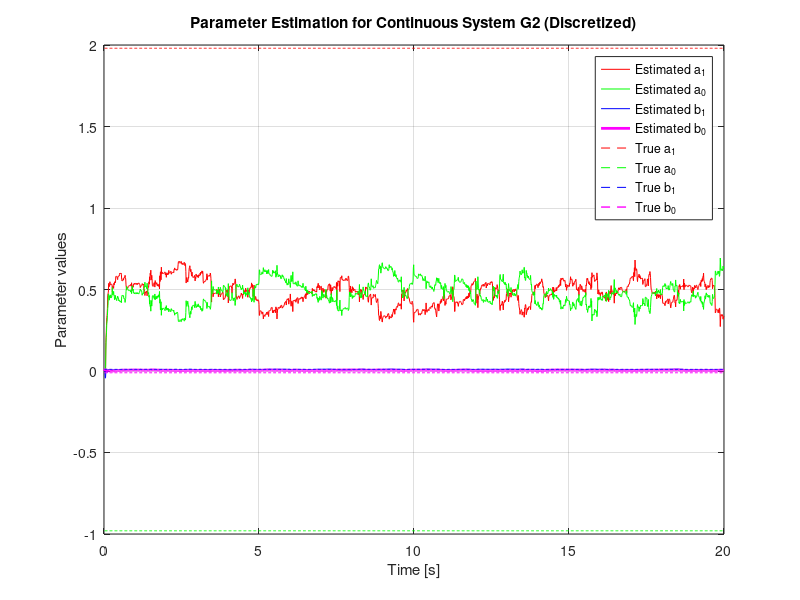
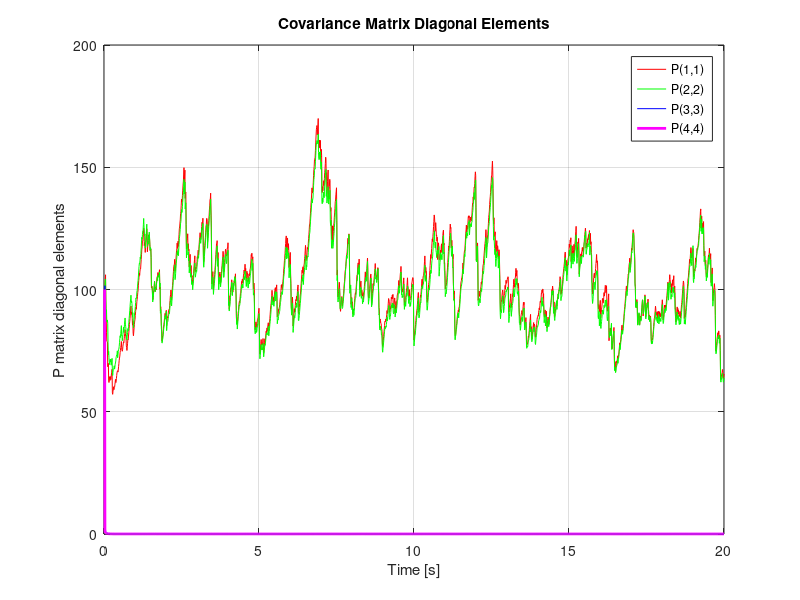
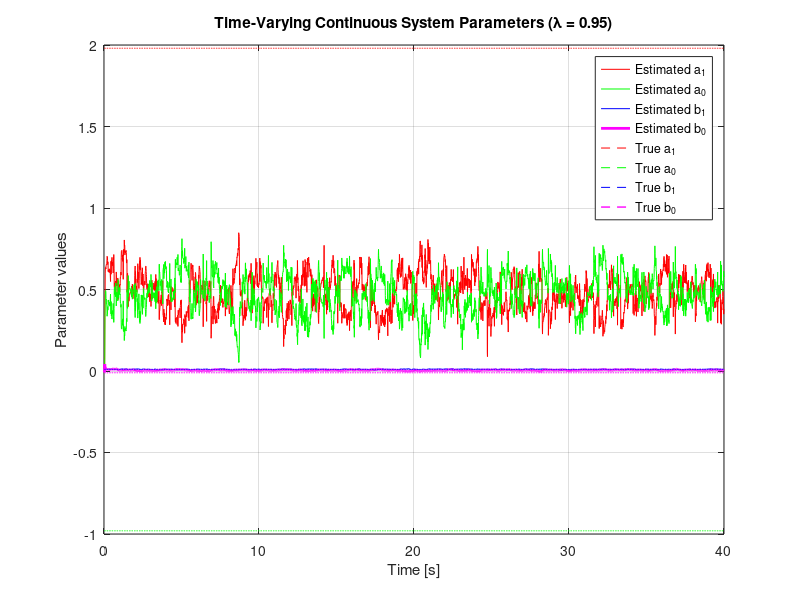
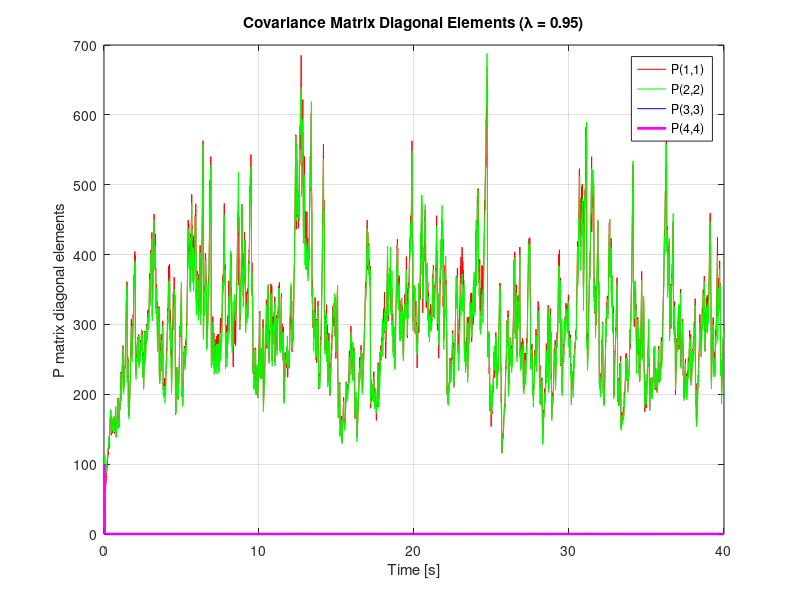

The MATLAB script that drew these images, in order:
% Online identification of continuous system G2
% G2(s) = (s + 1)/(s^2 + 2s + 3)

clear all;
close all;
clc;

% Simulation parameters
T = 0.01;     % Sample time (smaller for continuous system)
t_end = 20;   % Simulation end time
t = 0:T:t_end;
N = length(t);

% Create continuous system using transfer function
num = [1 1];
den = [1 2 3];
sys_cont = tf(num, den);

% Convert to discrete time system for simulation
sys_disc = c2d(sys_cont, T, 'zoh');
[num_d, den_d] = tfdata(sys_disc, 'v');

% Extract discrete parameters
a1_disc = -den_d(2);
a0_disc = -den_d(3);
b1_disc = num_d(2);
b0_disc = num_d(3);

% Display discrete parameters
fprintf('Continuous System G2 - Discrete equivalent parameters:\n');
fprintf('a1 = %.6f\n', a1_disc);
fprintf('a0 = %.6f\n', a0_disc);
fprintf('b1 = %.6f\n', b1_disc);
fprintf('b0 = %.6f\n\n', b0_disc);

% Input signal - white noise for better excitation
u = randn(N,1);

% Output signal initialization
y = zeros(N,1);

% Generate output data
for k = 3:N
    y(k) = a1_disc*y(k-1) + a0_disc*y(k-2) + b1_disc*u(k-1) + b0_disc*u(k-2);
end

% Add output noise
noise_level = 0.01;
y_noisy = y + noise_level*randn(N,1);

% RLS algorithm for continuous system identification
% Initial parameter estimates
theta = zeros(N-2, 4);   % [a1, a0, b1, b0]
theta(1,:) = [0, 0, 0, 0];

% Initial covariance matrix
P = zeros(4, 4, N-2);
P(:,:,1) = 100*eye(4);

% Forgetting factor
lambda = 0.98;

% Estimation loop
for k = 2:N-2
    % Regressor vector
    phi = [y_noisy(k+1); y_noisy(k); u(k+1); u(k)];
    
    % Prediction error
    epsilon = y_noisy(k+2) - phi' * theta(k-1,:)';
    
    % Gain calculation
    K = P(:,:,k-1) * phi / (lambda + phi' * P(:,:,k-1) * phi);
    
    % Parameter update
    theta(k,:) = theta(k-1,:) + (K * epsilon)';
    
    % Covariance matrix update
    P(:,:,k) = (P(:,:,k-1) - K * phi' * P(:,:,k-1)) / lambda;
end

% Display final parameter estimates
fprintf('Continuous System G2 - Fixed Parameters Results (λ = %.2f):\n', lambda);
fprintf('True parameters: a1=%.6f, a0=%.6f, b1=%.6f, b0=%.6f\n', a1_disc, a0_disc, b1_disc, b0_disc);
fprintf('Final estimated parameters: a1=%.6f, a0=%.6f, b1=%.6f, b0=%.6f\n', theta(end,1), theta(end,2), theta(end,3), theta(end,4));
fprintf('Parameter estimation errors: a1=%.6f, a0=%.6f, b1=%.6f, b0=%.6f\n\n', ...
    abs(a1_disc-theta(end,1)), abs(a0_disc-theta(end,2)), abs(b1_disc-theta(end,3)), abs(b0_disc-theta(end,4)));

% Plot results
figure(1)
plot(t(3:N), theta(:,1), 'r-', t(3:N), theta(:,2), 'g-', ...
     t(3:N), theta(:,3), 'b-', t(3:N), theta(:,4), 'm-', 'LineWidth', 2);
hold on;
plot(t(3:N), a1_disc*ones(size(t(3:N))), 'r--', ...
     t(3:N), a0_disc*ones(size(t(3:N))), 'g--', ...
     t(3:N), b1_disc*ones(size(t(3:N))), 'b--', ...
     t(3:N), b0_disc*ones(size(t(3:N))), 'm--', 'LineWidth', 1);
hold off;
xlabel('Time [s]');
ylabel('Parameter values');
legend('Estimated a_1', 'Estimated a_0', 'Estimated b_1', 'Estimated b_0', ...
       'True a_1', 'True a_0', 'True b_1', 'True b_0');
title('Parameter Estimation for Continuous System G2 (Discretized)');
grid on;
saveas(gcf, 'G2_parameter_estimation.png');

% Plot diagonal elements of P matrix
figure(2)
plot(t(3:N), squeeze(P(1,1,:)), 'r-', ...
     t(3:N), squeeze(P(2,2,:)), 'g-', ...
     t(3:N), squeeze(P(3,3,:)), 'b-', ...
     t(3:N), squeeze(P(4,4,:)), 'm-', 'LineWidth', 2);
xlabel('Time [s]');
ylabel('P matrix diagonal elements');
legend('P(1,1)', 'P(2,2)', 'P(3,3)', 'P(4,4)');
title('Covariance Matrix Diagonal Elements');
grid on;
saveas(gcf, 'G2_covariance_matrix.png');

%% Time-varying parameters for continuous system
% Reset
clear all;
close all;

% Simulation parameters
T = 0.01;
t_end = 40;
t = 0:T:t_end;
N = length(t);

% Initial continuous system 
num1 = [1 1];
den1 = [1 2 3];
sys_cont1 = tf(num1, den1);
sys_disc1 = c2d(sys_cont1, T, 'zoh');
[num_d1, den_d1] = tfdata(sys_disc1, 'v');

% System after parameter change
num2 = [1 2];  % Changing numerator coefficient from 1 to 2
den2 = [1 2 3];
sys_cont2 = tf(num2, den2);
sys_disc2 = c2d(sys_cont2, T, 'zoh');
[num_d2, den_d2] = tfdata(sys_disc2, 'v');

% Initialize parameters arrays
a1 = zeros(N,1);
a0 = zeros(N,1);
b1 = zeros(N,1);
b0 = zeros(N,1);

% Fill parameters
change_time = 20;
change_index = find(t >= change_time, 1);

% First system parameters
a1(1:change_index-1) = -den_d1(2);
a0(1:change_index-1) = -den_d1(3);
b1(1:change_index-1) = num_d1(2);
b0(1:change_index-1) = num_d1(3);

% Second system parameters
a1(change_index:end) = -den_d2(2);
a0(change_index:end) = -den_d2(3);
b1(change_index:end) = num_d2(2);
b0(change_index:end) = num_d2(3);

% Display the change in parameters
fprintf('Time-Varying Continuous System G2:\n');
fprintf('System parameters before t = %.1f seconds:\n', change_time);
fprintf('a1 = %.6f, a0 = %.6f, b1 = %.6f, b0 = %.6f\n', a1(1), a0(1), b1(1), b0(1));
fprintf('System parameters after t = %.1f seconds:\n', change_time);
fprintf('a1 = %.6f, a0 = %.6f, b1 = %.6f, b0 = %.6f\n\n', a1(end), a0(end), b1(end), b0(end));

% Input signal - white noise
u = randn(N,1);

% Output signal initialization
y = zeros(N,1);

% Generate output data with time-varying parameters
for k = 3:N
    y(k) = a1(k)*y(k-1) + a0(k)*y(k-2) + b1(k)*u(k-1) + b0(k)*u(k-2);
end

% Add noise
noise_level = 0.01;
y_noisy = y + noise_level*randn(N,1);

% RLS algorithm with forgetting factor
theta = zeros(N-2, 4);
theta(1,:) = [0, 0, 0, 0];

P = zeros(4, 4, N-2);
P(:,:,1) = 100*eye(4);

% Test different forgetting factors
lambda = 0.95;

for k = 2:N-2
    phi = [y_noisy(k+1); y_noisy(k); u(k+1); u(k)];
    epsilon = y_noisy(k+2) - phi' * theta(k-1,:)';
    K = P(:,:,k-1) * phi / (lambda + phi' * P(:,:,k-1) * phi);
    theta(k,:) = theta(k-1,:) + (K * epsilon)';
    P(:,:,k) = (P(:,:,k-1) - K * phi' * P(:,:,k-1)) / lambda;
end

% Display results for time-varying system
fprintf('Time-Varying System Results (λ = %.2f):\n', lambda);
fprintf('Final true parameters: a1=%.6f, a0=%.6f, b1=%.6f, b0=%.6f\n', a1(end), a0(end), b1(end), b0(end));
fprintf('Final estimated parameters: a1=%.6f, a0=%.6f, b1=%.6f, b0=%.6f\n', theta(end,1), theta(end,2), theta(end,3), theta(end,4));
fprintf('Parameter estimation errors: a1=%.6f, a0=%.6f, b1=%.6f, b0=%.6f\n\n', ...
    abs(a1(end)-theta(end,1)), abs(a0(end)-theta(end,2)), abs(b1(end)-theta(end,3)), abs(b0(end)-theta(end,4)));

% Plot results for time-varying continuous system
figure(3)
plot(t(3:N), theta(:,1), 'r-', t(3:N), theta(:,2), 'g-', ...
     t(3:N), theta(:,3), 'b-', t(3:N), theta(:,4), 'm-', 'LineWidth', 2);
hold on;
plot(t(3:N), a1(3:N), 'r--', t(3:N), a0(3:N), 'g--', ...
     t(3:N), b1(3:N), 'b--', t(3:N), b0(3:N), 'm--', 'LineWidth', 1);
hold off;
xlabel('Time [s]');
ylabel('Parameter values');
legend('Estimated a_1', 'Estimated a_0', 'Estimated b_1', 'Estimated b_0', ...
       'True a_1', 'True a_0', 'True b_1', 'True b_0');
title(['Time-Varying Continuous System Parameters (λ = ', num2str(lambda), ')']);
grid on;
saveas(gcf, sprintf('G2_time_varying_lambda_%.2f.png', lambda));

% Plot diagonal elements of P matrix
figure(4)
plot(t(3:N), squeeze(P(1,1,:)), 'r-', ...
     t(3:N), squeeze(P(2,2,:)), 'g-', ...
     t(3:N), squeeze(P(3,3,:)), 'b-', ...
     t(3:N), squeeze(P(4,4,:)), 'm-', 'LineWidth', 2);
xlabel('Time [s]');
ylabel('P matrix diagonal elements');
legend('P(1,1)', 'P(2,2)', 'P(3,3)', 'P(4,4)');
title(['Covariance Matrix Diagonal Elements (λ = ', num2str(lambda), ')']);
grid on;
saveas(gcf, sprintf('G2_time_varying_covariance_lambda_%.2f.png', lambda));

% Compare different forgetting factors
lambdas = [0.90, 0.95, 0.98];
figure(5);
hold on;

for i = 1:length(lambdas)
    lambda = lambdas(i);
    
    % Reset and recalculate with this lambda
    theta_lambda = zeros(N-2, 4);
    theta_lambda(1,:) = [0, 0, 0, 0];
    
    P_lambda = zeros(4, 4, N-2);
    P_lambda(:,:,1) = 100*eye(4);
    
    for k = 2:N-2
        phi = [y_noisy(k+1); y_noisy(k); u(k+1); u(k)];
        epsilon = y_noisy(k+2) - phi' * theta_lambda(k-1,:)';
        K = P_lambda(:,:,k-1) * phi / (lambda + phi' * P_lambda(:,:,k-1) * phi);
        theta_lambda(k,:) = theta_lambda(k-1,:) + (K * epsilon)';
        P_lambda(:,:,k) = (P_lambda(:,:,k-1) - K * phi' * P_lambda(:,:,k-1)) / lambda;
    end
    
    % Only plot b1 as it changes at t=20
    plot(t(3:N), theta_lambda(:,3), 'LineWidth', 2);
    
    % Print results for this lambda
    fprintf('Results for λ = %.2f:\n', lambda);
    fprintf('Final b1 estimation: %.6f (True b1: %.6f, Error: %.6f)\n', ...
        theta_lambda(end,3), b1(end), abs(b1(end)-theta_lambda(end,3)));
end

plot(t(3:N), b1(3:N), 'k--', 'LineWidth', 2);
hold off;
xlabel('Time [s]');
ylabel('b1 Parameter Value');
legend('\lambda = 0.90', '\lambda = 0.95', '\lambda = 0.98', 'True b1');
title('Effect of Different Forgetting Factors on b1 Tracking');
grid on;
saveas(gcf, 'G2_forgetting_factor_comparison.png');

fprintf('All figures have been saved as PNG files.\n');